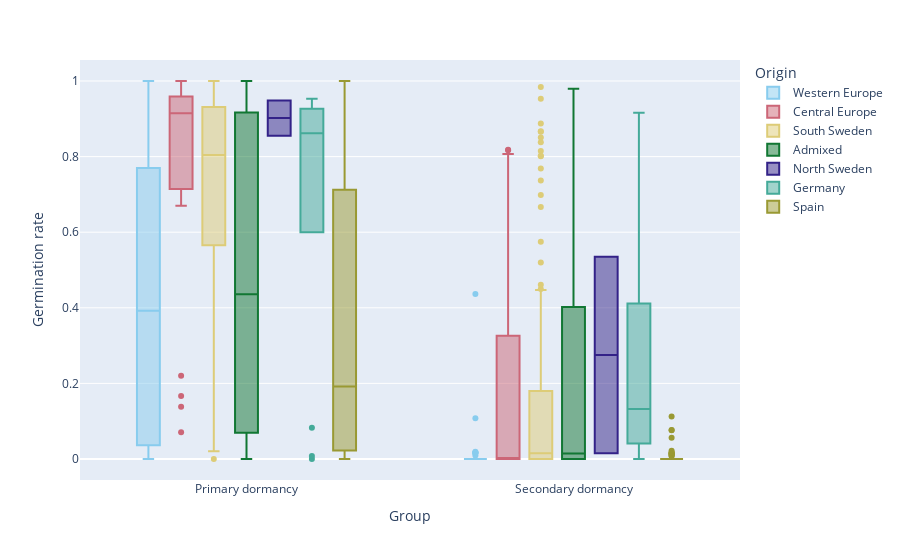

Here is the notebook cell this chart was saved with:
### Code cell
fig_box_psdorm_old.show()

### Figure 1 — Plotly figure (JSON) as saved in the notebook; plotly's stock layout.template omitted (floating-point values rounded to 4 significant figures; data arrays with more than 128 entries replaced by an {"elided": "..."} marker saying what was removed)
{"data": [{"alignmentgroup": "True", "hovertemplate": "Origin=Western Europe<br>Group=%{x}<br>Germination rate=%{y}<extra></extra>", "legendgroup": "Western Europe", "marker": {"color": "rgb(136, 204, 238)"}, "name": "Western Europe", "notched": false, "offsetgroup": "Western Europe", "orientation": "v", "showlegend": true, "type": "box", "x": ["Primary dormancy", "Primary dormancy", "Primary dormancy", "Primary dormancy", "Primary dormancy", "Primary dormancy", "Primary dormancy", "Primary dormancy", "Primary dormancy", "Primary dormancy", "Primary dormancy", "Primary dormancy", "Primary dormancy", "Primary dormancy", "Primary dormancy", "Primary dormancy", "Primary dormancy", "Primary dormancy", "Primary dormancy", "Primary dormancy", "Primary dormancy", "Primary dormancy", "Primary dormancy", "Primary dormancy", "Primary dormancy", "Primary dormancy", "Primary dormancy", "Primary dormancy", "Primary dormancy", "Primary dormancy", "Primary dormancy", "Primary dormancy", "Primary dormancy", "Primary dormancy", "Primary dormancy", "Primary dormancy", "Primary dormancy", "Primary dormancy", "Primary dormancy", "Primary dormancy", "Primary dormancy", "Primary dormancy", "Primary dormancy", "Primary dormancy", "Secondary dormancy", "Secondary dormancy", "Secondary dormancy", "Secondary dormancy", "Secondary dormancy", "Secondary dormancy", "Secondary dormancy", "Secondary dormancy", "Secondary dormancy", "Secondary dormancy", "Secondary dormancy", "Secondary dormancy", "Secondary dormancy", "Secondary dormancy", "Secondary dormancy", "Secondary dormancy", "Secondary dormancy", "Secondary dormancy", "Secondary dormancy", "Secondary dormancy", "Secondary dormancy", "Secondary dormancy", "Secondary dormancy", "Secondary dormancy", "Secondary dormancy", "Secondary dormancy", "Secondary dormancy", "Secondary dormancy", "Secondary dormancy", "Secondary dormancy", "Secondary dormancy", "Secondary dormancy", "Secondary dormancy", "Secondary dormancy", "Secondary dormancy", "Secondary dormancy", "Secondary dormancy", "Secondary dormancy", "Secondary dormancy", "Secondary dormancy", "Secondary dormancy", "Secondary dormancy", "Secondary dormancy", "Secondary dormancy"], "x0": " ", "xaxis": "x", "y": [0.907, 0.06024, 0.5542, 0.8197, 0.03175, 0.3814, 0.03252, 0.1887, 0.01724, 0, 0.01493, 0.0597, 0, 0.1429, 0.7607, 0.03704, 0, 0.2581, 0.8971, 0.1474, 0.7733, 0.03636, 0.4845, 0.7667, 0.9205, 0.9298, 0.5714, 0.3375, 0.007576, 0.7606, 0.9231, 0.5529, 0.8824, 0.9531, 0.4026, 0.6701, 0, 0.02326, 0.2333, 0.7241, 1, 0.7, 0.1897, 0.9118, 0, 0, 0, 0, 0, 0, 0, 0, 0, 0, 0, 0, 0, 0, 0, 0, 0.01724, 0, 0.01587, 0, 0, 0.01515, 0, 0, 0, 0.01724, 0, 0, 0, 0.4366, 0, 0.1081, 0.009174, 0, 0.01887, 0, 0, 0, 0, 0, 0, 0, 0, 0], "y0": " ", "yaxis": "y"}, {"alignmentgroup": "True", "hovertemplate": "Origin=Central Europe<br>Group=%{x}<br>Germination rate=%{y}<extra></extra>", "legendgroup": "Central Europe", "marker": {"color": "rgb(204, 102, 119)"}, "name": "Central Europe", "notched": false, "offsetgroup": "Central Europe", "orientation": "v", "showlegend": true, "type": "box", "x": ["Primary dormancy", "Primary dormancy", "Primary dormancy", "Primary dormancy", "Primary dormancy", "Primary dormancy", "Primary dormancy", "Primary dormancy", "Primary dormancy", "Primary dormancy", "Primary dormancy", "Primary dormancy", "Primary dormancy", "Primary dormancy", "Primary dormancy", "Primary dormancy", "Primary dormancy", "Primary dormancy", "Primary dormancy", "Primary dormancy", "Primary dormancy", "Primary dormancy", "Secondary dormancy", "Secondary dormancy", "Secondary dormancy", "Secondary dormancy", "Secondary dormancy", "Secondary dormancy", "Secondary dormancy", "Secondary dormancy", "Secondary dormancy", "Secondary dormancy", "Secondary dormancy", "Secondary dormancy", "Secondary dormancy", "Secondary dormancy", "Secondary dormancy", "Secondary dormancy", "Secondary dormancy", "Secondary dormancy", "Secondary dormancy", "Secondary dormancy", "Secondary dormancy", "Secondary dormancy"], "x0": " ", "xaxis": "x", "y": [1, 0.7143, 0.9072, 0.9623, 0.9775, 0.9216, 0.9588, 0.9579, 0.9388, 0.955, 0.07071, 0.8525, 0.1379, 0.6701, 0.7841, 0.8295, 0.2203, 0.9746, 0.9677, 0.9455, 0.1667, 0.8684, 0, 0.8165, 0, 0.807, 0.8182, 0, 0.009524, 0, 0.2394, 0, 0, 0.009434, 0, 0.3261, 0.5743, 0, 0, 0.7879, 0.1818, 0, 0, 0], "y0": " ", "yaxis": "y"}, {"alignmentgroup": "True", "hovertemplate": "Origin=South Sweden<br>Group=%{x}<br>Germination rate=%{y}<extra></extra>", "legendgroup": "South Sweden", "marker": {"color": "rgb(221, 204, 119)"}, "name": "South Sweden", "notched": false, "offsetgroup": "South Sweden", "orientation": "v", "showlegend": true, "type": "box", "x": {"elided": "218 str values"}, "x0": " ", "xaxis": "x", "y": {"elided": "218 float values"}, "y0": " ", "yaxis": "y"}, {"alignmentgroup": "True", "hovertemplate": "Origin=Admixed<br>Group=%{x}<br>Germination rate=%{y}<extra></extra>", "legendgroup": "Admixed", "marker": {"color": "rgb(17, 119, 51)"}, "name": "Admixed", "notched": false, "offsetgroup": "Admixed", "orientation": "v", "showlegend": true, "type": "box", "x": ["Primary dormancy", "Primary dormancy", "Primary dormancy", "Primary dormancy", "Primary dormancy", "Primary dormancy", "Primary dormancy", "Primary dormancy", "Primary dormancy", "Primary dormancy", "Primary dormancy", "Primary dormancy", "Primary dormancy", "Primary dormancy", "Primary dormancy", "Primary dormancy", "Primary dormancy", "Primary dormancy", "Primary dormancy", "Primary dormancy", "Primary dormancy", "Primary dormancy", "Primary dormancy", "Primary dormancy", "Primary dormancy", "Primary dormancy", "Primary dormancy", "Primary dormancy", "Primary dormancy", "Primary dormancy", "Secondary dormancy", "Secondary dormancy", "Secondary dormancy", "Secondary dormancy", "Secondary dormancy", "Secondary dormancy", "Secondary dormancy", "Secondary dormancy", "Secondary dormancy", "Secondary dormancy", "Secondary dormancy", "Secondary dormancy", "Secondary dormancy", "Secondary dormancy", "Secondary dormancy", "Secondary dormancy", "Secondary dormancy", "Secondary dormancy", "Secondary dormancy", "Secondary dormancy", "Secondary dormancy", "Secondary dormancy", "Secondary dormancy", "Secondary dormancy", "Secondary dormancy", "Secondary dormancy", "Secondary dormancy", "Secondary dormancy", "Secondary dormancy", "Secondary dormancy"], "x0": " ", "xaxis": "x", "y": [0.4531, 1, 0.9394, 0.3134, 0.8966, 1, 0.7294, 0.8553, 0.9647, 0.9151, 0.9167, 0.4179, 0.9649, 0.06944, 0.03125, 0, 0.1977, 0.1939, 0.39, 0.3363, 0, 0.9403, 0.07792, 0.03125, 0.03448, 0, 0.5636, 0.01163, 0.7193, 1, 0.6111, 0.9508, 0, 0.44, 0.4935, 0.01562, 0.08451, 0.8582, 0.00885, 0.402, 0.1667, 0.1143, 0.9798, 0, 0, 0, 0.01754, 0, 0, 0, 0.009259, 0.6806, 0.02326, 0.0137, 0, 0, 0, 0, 0, 0.1], "y0": " ", "yaxis": "y"}, {"alignmentgroup": "True", "hovertemplate": "Origin=North Sweden<br>Group=%{x}<br>Germination rate=%{y}<extra></extra>", "legendgroup": "North Sweden", "marker": {"color": "rgb(51, 34, 136)"}, "name": "North Sweden", "notched": false, "offsetgroup": "North Sweden", "orientation": "v", "showlegend": true, "type": "box", "x": ["Primary dormancy", "Primary dormancy", "Secondary dormancy", "Secondary dormancy"], "x0": " ", "xaxis": "x", "y": [0.8554, 0.9485, 0.5349, 0.01538], "y0": " ", "yaxis": "y"}, {"alignmentgroup": "True", "hovertemplate": "Origin=Germany<br>Group=%{x}<br>Germination rate=%{y}<extra></extra>", "legendgroup": "Germany", "marker": {"color": "rgb(68, 170, 153)"}, "name": "Germany", "notched": false, "offsetgroup": "Germany", "orientation": "v", "showlegend": true, "type": "box", "x": ["Primary dormancy", "Primary dormancy", "Primary dormancy", "Primary dormancy", "Primary dormancy", "Primary dormancy", "Primary dormancy", "Primary dormancy", "Primary dormancy", "Primary dormancy", "Primary dormancy", "Primary dormancy", "Primary dormancy", "Primary dormancy", "Secondary dormancy", "Secondary dormancy", "Secondary dormancy", "Secondary dormancy", "Secondary dormancy", "Secondary dormancy", "Secondary dormancy", "Secondary dormancy", "Secondary dormancy", "Secondary dormancy", "Secondary dormancy", "Secondary dormancy", "Secondary dormancy", "Secondary dormancy"], "x0": " ", "xaxis": "x", "y": [0.9268, 0.6, 0.08247, 0, 0.7571, 0.9067, 0.9455, 0.8462, 0.8462, 0.9529, 0.8776, 0.9512, 0.8966, 0.007937, 0, 0.1031, 0.0411, 0, 0.04082, 0.1236, 0.916, 0.6832, 0.4111, 0.9, 0.3956, 0.141, 0.2344, 0], "y0": " ", "yaxis": "y"}, {"alignmentgroup": "True", "hovertemplate": "Origin=Spain<br>Group=%{x}<br>Germination rate=%{y}<extra></extra>", "legendgroup": "Spain", "marker": {"color": "rgb(153, 153, 51)"}, "name": "Spain", "notched": false, "offsetgroup": "Spain", "orientation": "v", "showlegend": true, "type": "box", "x": {"elided": "136 str values"}, "x0": " ", "xaxis": "x", "y": {"elided": "136 float values"}, "y0": " ", "yaxis": "y"}], "layout": {"boxmode": "group", "legend": {"title": {"text": "Origin"}, "tracegroupgap": 0}, "margin": {"t": 60}, "xaxis": {"anchor": "y", "domain": [0, 1], "title": {"text": "Group"}}, "yaxis": {"anchor": "x", "domain": [0, 1], "title": {"text": "Germination rate"}}}}
